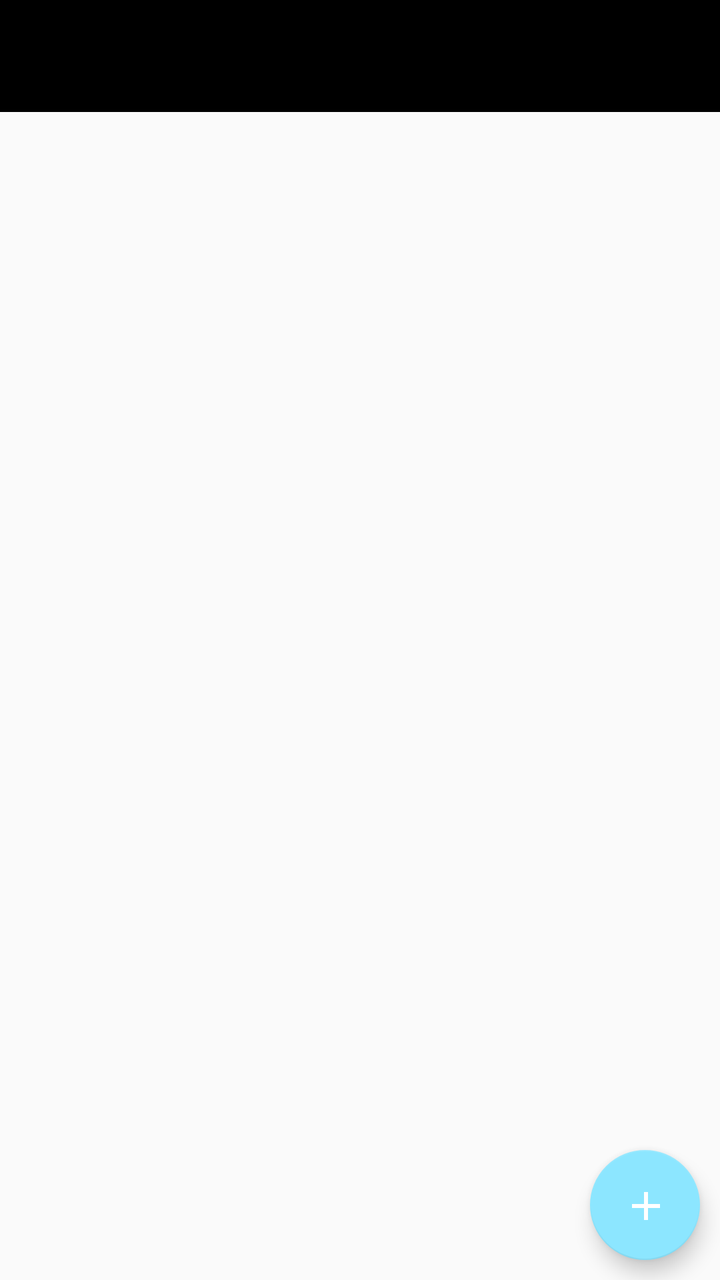
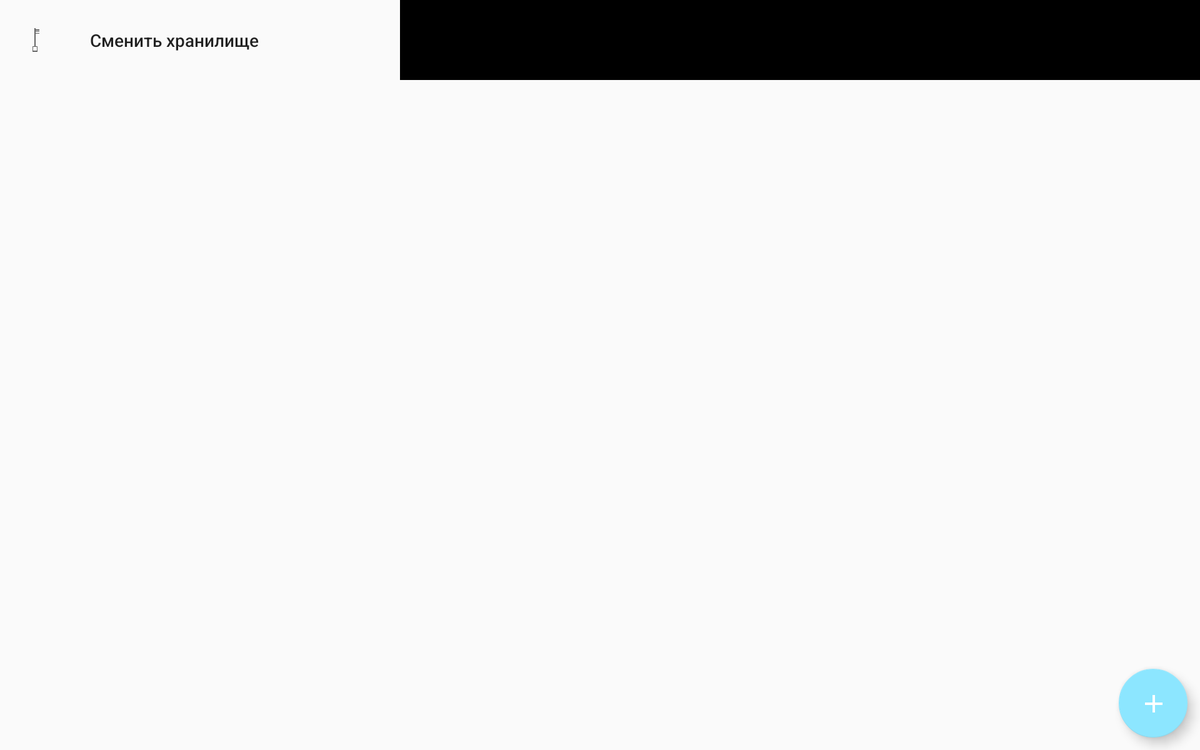

One screen, two layout resources from the same app: the default and the author's alternative for another configuration. Each is rendered where Android would select it; the XML of both is given below.
<!-- AndroidManifest.xml: application theme AppTheme -->
<!-- res/layout/activity_vault.xml -->
<?xml version="1.0" encoding="utf-8"?>
<android.support.v4.widget.DrawerLayout
        xmlns:android="http://schemas.android.com/apk/res/android"
        xmlns:app="http://schemas.android.com/apk/res-auto"
        xmlns:tools="http://schemas.android.com/tools"
        android:id="@+id/drawer_layout"
        android:layout_width="match_parent"
        android:layout_height="match_parent"
        android:fitsSystemWindows="true"
        tools:openDrawer="start">

    <RelativeLayout
            android:layout_width="match_parent"
            android:layout_height="match_parent">

        <android.support.design.widget.AppBarLayout
                android:layout_height="wrap_content"
                android:layout_width="match_parent"
                android:theme="@style/AppTheme.AppBarOverlay"
                android:id="@+id/appBarLayout">

            <android.support.v7.widget.Toolbar
                    android:id="@+id/toolbar"
                    android:layout_width="match_parent"
                    android:layout_height="?attr/actionBarSize"
                    android:background="?attr/colorPrimary"
                    app:popupTheme="@style/AppTheme.PopupOverlay"/>

        </android.support.design.widget.AppBarLayout>
        <FrameLayout
                android:layout_width="match_parent"
                android:layout_height="match_parent"
                android:layout_below="@+id/appBarLayout"
                android:id="@+id/main_pages_container">

        </FrameLayout>

        <ImageView
                android:clickable="true"
                android:layout_width="match_parent"
                android:layout_height="match_parent"
                app:srcCompat="@color/transparentBlack"
                android:id="@+id/blackScreen"
                android:visibility="invisible"/>
        <TextView
                android:clickable="true"
                tools:elevation="10dp"
                android:text="@string/create_note"
                android:gravity="center"
                android:background="@drawable/custom_rounding"
                android:layout_width="wrap_content"
                android:layout_height="25dp"
                android:id="@+id/createNoteTextView"
                android:textColor="@color/white"
                android:layout_marginBottom="5dp"
                android:layout_alignBottom="@+id/createNoteFab"
                android:layout_toStartOf="@+id/createNoteFab" android:textStyle="bold"
                android:visibility="invisible"/>
        <TextView
                android:clickable="true"
                android:layout_marginRight="10dp"
                android:text="@string/create_folder"
                android:gravity="center"
                android:background="@drawable/custom_rounding"
                android:layout_marginBottom="5dp"
                tools:elevation="10dp"
                android:layout_width="wrap_content"
                android:layout_height="25dp" android:id="@+id/createFolderTextView"
                android:layout_alignBottom="@+id/createFolderFab"
                android:layout_toStartOf="@+id/createFolderFab" android:textColor="@color/white"
                android:textStyle="bold"
                android:visibility="invisible"/>
        <android.support.design.widget.FloatingActionButton
                android:layout_width="35dp"
                android:layout_height="35dp"
                android:clickable="true"
                app:fabSize="mini" app:srcCompat="@drawable/ic_key" android:id="@+id/createEntryFab"
                android:layout_above="@+id/createFolderFab" android:layout_alignStart="@+id/createFolderFab"
                android:layout_marginBottom="9dp" android:tint="@color/white" android:visibility="invisible"/>
        <TextView
                android:clickable="true"
                android:layout_marginRight="10dp"
                tools:elevation="10dp"
                android:text="@string/create_entry"
                android:gravity="center"
                android:background="@drawable/custom_rounding"
                android:layout_width="wrap_content"
                android:layout_marginBottom="5dp"
                android:layout_height="25dp"
                android:id="@+id/createEntryTextView"
                android:layout_alignBottom="@+id/createEntryFab"
                android:layout_toStartOf="@+id/createEntryFab"
                android:textColor="@color/white" android:textStyle="bold" android:visibility="invisible"/>
        <android.support.design.widget.FloatingActionButton
                android:layout_width="35dp"
                android:layout_height="35dp"
                android:clickable="true"
                app:fabSize="mini" app:srcCompat="@drawable/folder_icon" android:id="@+id/createFolderFab"
                android:layout_marginBottom="9dp"
                android:layout_above="@+id/createNoteFab" android:layout_alignStart="@+id/createNoteFab"
                android:tint="@color/white" android:visibility="invisible"/>
        <android.support.design.widget.FloatingActionButton
                android:layout_width="55dp"
                android:layout_height="55dp"
                android:clickable="true"
                app:srcCompat="@drawable/ic_plus"
                android:id="@+id/openCreatingMenuFab"
                android:layout_alignParentEnd="true"
                android:layout_alignParentBottom="true"
                android:layout_marginBottom="10dp"
                android:layout_marginEnd="10dp"
                app:fabSize="normal"
                android:scaleType="fitXY"/>
        <android.support.design.widget.FloatingActionButton
                android:layout_width="35dp"
                android:layout_height="35dp"
                android:clickable="true"
                app:fabSize="mini" app:srcCompat="@drawable/notes_icon" android:id="@+id/createNoteFab"
                android:layout_marginBottom="10dp"
                android:layout_marginStart="10dp"
                android:layout_above="@+id/openCreatingMenuFab"
                android:layout_alignStart="@+id/openCreatingMenuFab" android:tint="@color/white"
                android:visibility="invisible"/>

    </RelativeLayout>

    <android.support.design.widget.NavigationView
            android:id="@+id/nav_view"
            android:layout_width="wrap_content"
            android:layout_height="match_parent"
            android:layout_gravity="start"
            android:fitsSystemWindows="true"
            app:menu="@menu/activity_main_drawer"/>

</android.support.v4.widget.DrawerLayout>
<!-- resources referenced by this layout -->
<resources>
  <color name="transparentBlack">#4b000000</color>
  <color name="white">#ffffff</color>
  <!-- drawable custom_rounding (drawable-v21) -->
  <?xml version="1.0" encoding="utf-8"?>
  <shape xmlns:android="http://schemas.android.com/apk/res/android">
  
      <corners
          android:radius="5dp">
      </corners>
  
      <solid
          android:color="@color/black">
      </solid>
  
  </shape>
  <!-- drawable ic_key (drawable-v21) -->
  <vector xmlns:android="http://schemas.android.com/apk/res/android"
          android:width="24dp"
          android:height="24dp"
          android:viewportWidth="24.0"
          android:viewportHeight="24.0">
      <path
              android:fillColor="@color/black"
              android:pathData="M22,18V22H18V19H15V16H12L9.74,13.74C9.19,13.91 8.61,14 8,14A6,6 0 0,1 2,8A6,6 0 0,1 8,2A6,6 0 0,1 14,8C14,8.61 13.91,9.19 13.74,9.74L22,18M7,5A2,2 0 0,0 5,7A2,2 0 0,0 7,9A2,2 0 0,0 9,7A2,2 0 0,0 7,5Z"/>
  </vector>
  <!-- drawable ic_plus (drawable-v21) -->
  <vector xmlns:android="http://schemas.android.com/apk/res/android"
          android:width="24dp"
          android:height="24dp"
          android:viewportWidth="24.0"
          android:viewportHeight="24.0">
      <path
              android:fillColor="@color/white"
              android:pathData="M19,13H13V19H11V13H5V11H11V5H13V11H19V13Z"/>
  </vector>
  <!-- drawable notes_icon: png bitmap (drawable, 7448 bytes) -->
  <string name="create_entry">Новая запись</string>
  <string name="create_folder">Новая папка</string>
  <string name="create_note">Новая заметка</string>
  <style name="AppTheme.AppBarOverlay" parent="ThemeOverlay.AppCompat.Dark.ActionBar" />
  <style name="AppTheme.PopupOverlay" parent="Theme.AppCompat.Light" />
  <style name="AppTheme" parent="Theme.AppCompat.Light.NoActionBar">
          
          <item name="colorPrimary">@color/colorPrimary</item>
          <item name="colorPrimaryDark">@color/colorPrimaryDark</item>
          <item name="colorAccent">@color/colorAccent</item>
      </style>
  <color name="black">#000000</color>
  <color name="colorPrimary">#000000</color>
  <color name="colorPrimaryDark">#000000</color>
  <color name="colorAccent">#8ce6ff</color>
</resources>
<!-- res/layout-sw600dp-land/activity_vault.xml (the author's variant of the layout above) -->
<!-- drawn on a 7-inch tablet turned sideways -->
<?xml version="1.0" encoding="utf-8"?>
<LinearLayout
        xmlns:android="http://schemas.android.com/apk/res/android"
        xmlns:app="http://schemas.android.com/apk/res-auto"
        xmlns:tools="http://schemas.android.com/tools"
        android:layout_width="match_parent"
        android:layout_height="match_parent">

    <android.support.design.widget.NavigationView
            android:id="@+id/nav_view"
            app:menu="@menu/activity_main_drawer"
            android:layout_width="wrap_content"
            android:layout_height="match_parent"
            android:layout_gravity="start"
            android:fitsSystemWindows="true"/>

    <RelativeLayout
            android:layout_width="match_parent"
            android:layout_height="match_parent">

        <android.support.design.widget.AppBarLayout
                android:layout_height="wrap_content"
                android:layout_width="match_parent"
                android:theme="@style/AppTheme.AppBarOverlay"
                android:id="@+id/appBarLayout">

            <android.support.v7.widget.Toolbar
                    android:id="@+id/toolbar"
                    android:layout_width="match_parent"
                    android:layout_height="?attr/actionBarSize"
                    android:background="?attr/colorPrimary"
                    app:popupTheme="@style/AppTheme.PopupOverlay"/>

        </android.support.design.widget.AppBarLayout>
        <FrameLayout
                android:layout_width="match_parent"
                android:layout_height="match_parent"
                android:layout_below="@+id/appBarLayout"
                android:id="@+id/main_pages_container">

        </FrameLayout>

        <ImageView
                android:clickable="true"
                android:layout_width="match_parent"
                android:layout_height="match_parent"
                app:srcCompat="@color/transparentBlack"
                android:id="@+id/blackScreen"
                android:visibility="invisible"/>
        <TextView
                android:clickable="true"
                tools:elevation="10dp"
                android:text="@string/create_note"
                android:gravity="center"
                android:background="@drawable/custom_rounding"
                android:layout_width="wrap_content"
                android:layout_height="25dp"
                android:id="@+id/createNoteTextView"
                android:textColor="@color/white"
                android:layout_marginBottom="5dp"
                android:layout_alignBottom="@+id/createNoteFab"
                android:layout_toStartOf="@+id/createNoteFab" android:textStyle="bold"
                android:visibility="invisible"/>
        <TextView
                android:clickable="true"
                android:layout_marginRight="10dp"
                android:text="@string/create_folder"
                android:gravity="center"
                android:background="@drawable/custom_rounding"
                android:layout_marginBottom="5dp"
                tools:elevation="10dp"
                android:layout_width="wrap_content"
                android:layout_height="25dp" android:id="@+id/createFolderTextView"
                android:layout_alignBottom="@+id/createFolderFab"
                android:layout_toStartOf="@+id/createFolderFab" android:textColor="@color/white"
                android:textStyle="bold"
                android:visibility="invisible"/>
        <android.support.design.widget.FloatingActionButton
                android:layout_width="35dp"
                android:layout_height="35dp"
                android:clickable="true"
                app:fabSize="mini" app:srcCompat="@drawable/ic_key" android:id="@+id/createEntryFab"
                android:layout_above="@+id/createFolderFab" android:layout_alignStart="@+id/createFolderFab"
                android:layout_marginBottom="9dp" android:tint="@color/white" android:visibility="invisible"/>
        <TextView
                android:clickable="true"
                android:layout_marginRight="10dp"
                tools:elevation="10dp"
                android:text="@string/create_entry"
                android:gravity="center"
                android:background="@drawable/custom_rounding"
                android:layout_width="wrap_content"
                android:layout_marginBottom="5dp"
                android:layout_height="25dp"
                android:id="@+id/createEntryTextView"
                android:layout_alignBottom="@+id/createEntryFab"
                android:layout_toStartOf="@+id/createEntryFab"
                android:textColor="@color/white" android:textStyle="bold" android:visibility="invisible"/>
        <android.support.design.widget.FloatingActionButton
                android:layout_width="35dp"
                android:layout_height="35dp"
                android:clickable="true"
                app:fabSize="mini" app:srcCompat="@drawable/folder_icon" android:id="@+id/createFolderFab"
                android:layout_marginBottom="9dp"
                android:layout_above="@+id/createNoteFab" android:layout_alignStart="@+id/createNoteFab"
                android:tint="@color/white" android:visibility="invisible"/>
        <android.support.design.widget.FloatingActionButton
                android:layout_width="55dp"
                android:layout_height="55dp"
                android:clickable="true"
                app:srcCompat="@drawable/ic_plus"
                android:id="@+id/openCreatingMenuFab"
                android:layout_alignParentEnd="true"
                android:layout_alignParentBottom="true"
                android:layout_marginBottom="10dp"
                android:layout_marginEnd="10dp"
                app:fabSize="normal"
                android:scaleType="fitXY"/>
        <android.support.design.widget.FloatingActionButton
                android:layout_width="35dp"
                android:layout_height="35dp"
                android:clickable="true"
                app:fabSize="mini" app:srcCompat="@drawable/notes_icon" android:id="@+id/createNoteFab"
                android:layout_marginBottom="10dp"
                android:layout_marginStart="10dp"
                android:layout_above="@+id/openCreatingMenuFab"
                android:layout_alignStart="@+id/openCreatingMenuFab" android:tint="@color/white"
                android:visibility="invisible"/>

    </RelativeLayout>


</LinearLayout>
